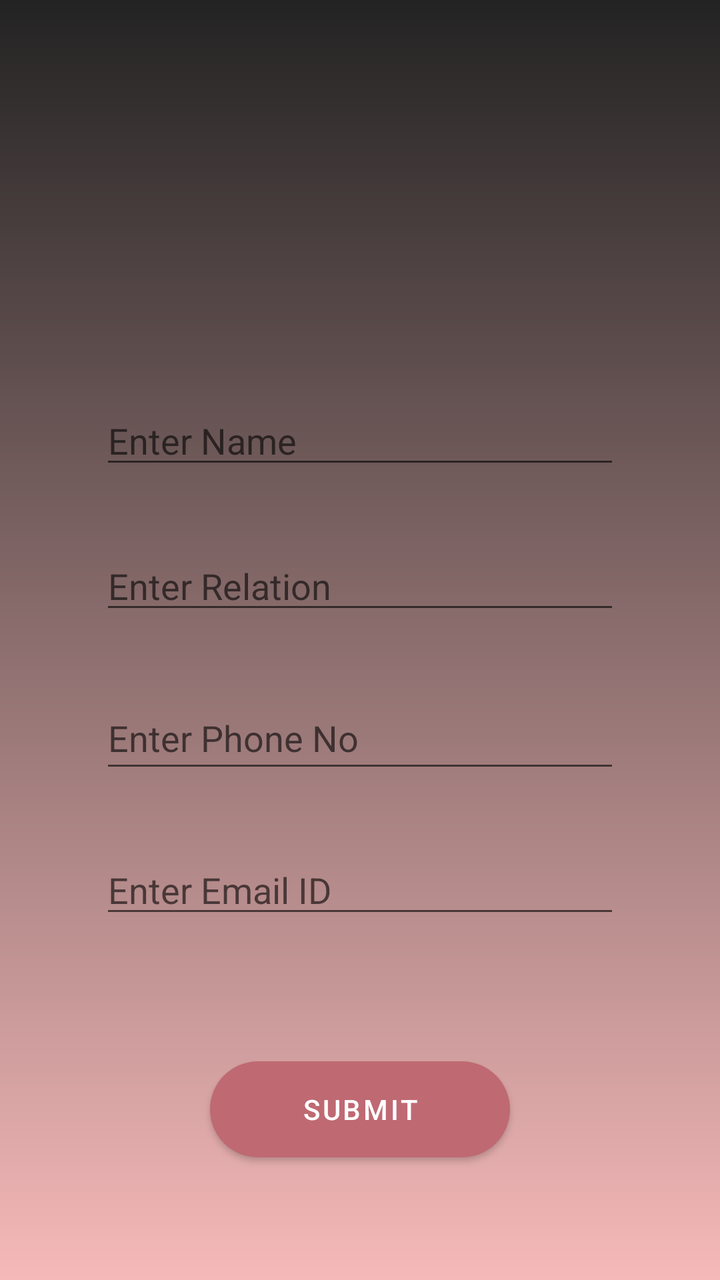
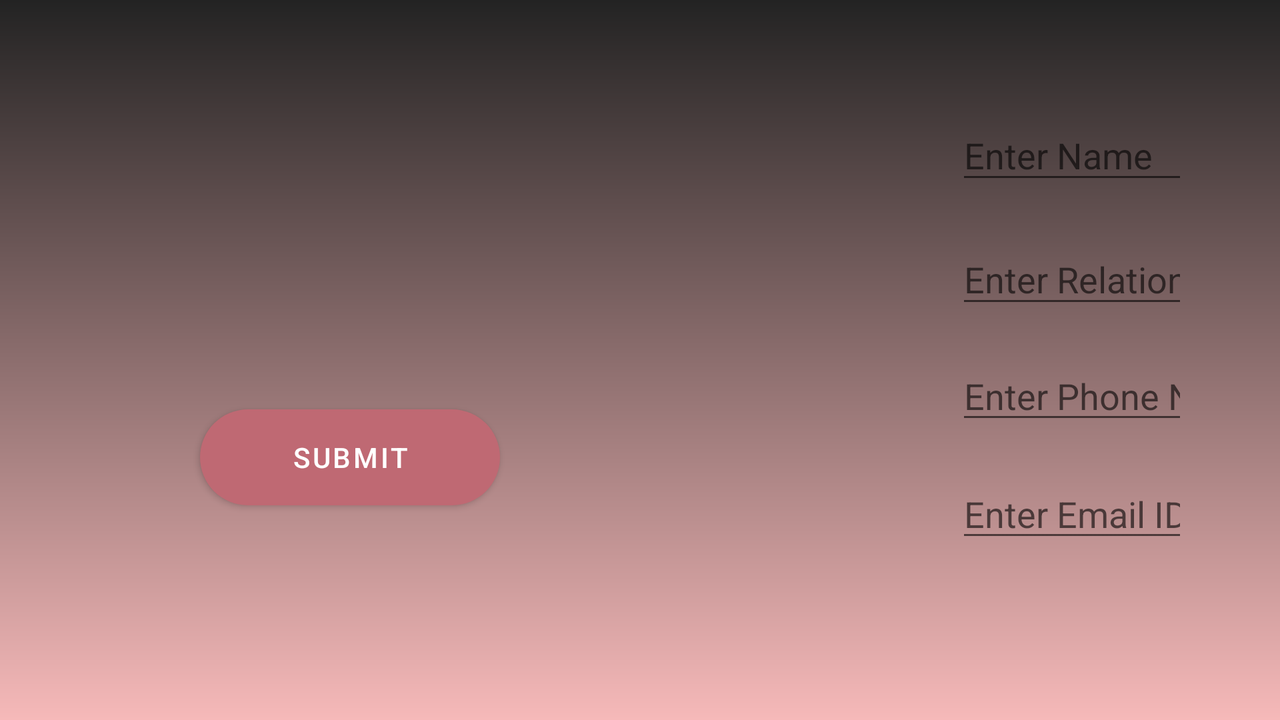

An Android layout and its configuration variant, each rendered on a device that would load it. The default file and the variant file are quoted in full after the pictures.
<!-- AndroidManifest.xml: application theme AppTheme -->
<!-- res/layout/fragment_add_guardian.xml -->
<?xml version="1.0" encoding="utf-8"?>
<layout xmlns:android="http://schemas.android.com/apk/res/android"
    xmlns:app="http://schemas.android.com/apk/res-auto"
    xmlns:tools="http://schemas.android.com/tools"
    tools:context="com.nikhil.guardian.guardiandetail.AddGuardian">

    <androidx.constraintlayout.widget.ConstraintLayout
        android:id="@+id/frameLayout2"
        android:layout_width="match_parent"
        android:layout_height="match_parent"
        android:background="@drawable/gardient_white_to_black"
        android:padding="50dp"
     >

        <ImageView
            android:id="@+id/image"
            android:layout_width="110dp"
            android:layout_height="100dp"
            android:src="@drawable/user"
            app:layout_constraintBottom_toTopOf="@+id/editName"
            app:layout_constraintEnd_toEndOf="parent"
            app:layout_constraintHorizontal_bias="0.498"
            app:layout_constraintStart_toStartOf="parent"
            app:layout_constraintTop_toTopOf="parent"
            android:contentDescription="@string/todo" />

        <EditText
            android:id="@+id/editName"
            android:layout_width="0dp"
            android:layout_height="wrap_content"
            android:layout_marginTop="25dp"
            android:autofillHints=""
            android:ems="10"
            android:hint="@string/enter_name"
            android:inputType="textPersonName"
            app:layout_constraintBottom_toTopOf="@+id/editRelation"
            app:layout_constraintEnd_toEndOf="parent"
            app:layout_constraintStart_toStartOf="parent"
            app:layout_constraintTop_toBottomOf="@+id/image"
            tools:ignore="TextContrastCheck,TouchTargetSizeCheck,VisualLintTextFieldSize" />

        <EditText
            android:id="@+id/editRelation"
            android:layout_width="0dp"
            android:layout_height="wrap_content"
            android:layout_marginTop="20dp"
            android:ems="10"
            android:hint="@string/enter_relation"
            android:inputType="textPersonName"
            app:layout_constraintBottom_toTopOf="@+id/editPhone"
            app:layout_constraintEnd_toEndOf="parent"
            app:layout_constraintStart_toStartOf="parent"
            app:layout_constraintTop_toBottomOf="@+id/editName"
            tools:ignore="Autofill,TextContrastCheck,TouchTargetSizeCheck,VisualLintTextFieldSize" />

        <EditText
            android:id="@+id/editPhone"
            android:layout_width="match_parent"
            android:layout_height="wrap_content"
            android:layout_marginTop="20dp"
            android:ems="10"
            android:hint="@string/enter_phone_no"
            android:inputType="number"
            android:minHeight="48dp"
            app:layout_constraintBottom_toTopOf="@+id/editEmail"
            app:layout_constraintEnd_toEndOf="parent"
            app:layout_constraintStart_toStartOf="parent"
            app:layout_constraintTop_toBottomOf="@+id/editRelation"
            tools:ignore="Autofill,TextFields,VisualLintTextFieldSize" />

        <EditText
            android:id="@+id/editEmail"
            android:layout_width="match_parent"
            android:layout_height="wrap_content"
            android:layout_marginTop="20dp"

            android:ems="10"
            android:hint="@string/enter_email_id"
            android:inputType="textPersonName"
            app:layout_constraintBottom_toTopOf="@+id/submitDetail"
            app:layout_constraintEnd_toEndOf="parent"
            app:layout_constraintStart_toStartOf="parent"
            app:layout_constraintTop_toBottomOf="@+id/editPhone"
            tools:ignore="Autofill,TextFields,TouchTargetSizeCheck,VisualLintTextFieldSize" />

        <Button
            android:id="@+id/submitDetail"
            android:layout_width="150dp"
            android:layout_height="wrap_content"
            android:layout_marginTop="55dp"
            android:background="@drawable/capsulebtn"
            android:text="@string/submit"
            app:layout_constraintBottom_toBottomOf="parent"
            app:layout_constraintEnd_toEndOf="parent"
            app:layout_constraintStart_toStartOf="parent"
            app:layout_constraintTop_toBottomOf="@+id/editEmail"
            app:layout_constraintVertical_bias="0.0"
            tools:ignore="TextContrastCheck" />
    </androidx.constraintlayout.widget.ConstraintLayout>
</layout>
<!-- resources referenced by this layout -->
<resources>
  <!-- drawable capsulebtn (drawable) -->
  <?xml version="1.0" encoding="utf-8"?>
  <shape xmlns:android="http://schemas.android.com/apk/res/android"
      android:shape="rectangle" >
  
      <corners
          android:bottomLeftRadius="30dp"
          android:bottomRightRadius="30dp"
          android:radius="60dp"
          android:topLeftRadius="30dp"
          android:topRightRadius="30dp" />
  
      <solid android:color="#969192" />
  
      <padding
          android:bottom="0dp"
          android:left="0dp"
          android:right="0dp"
          android:top="0dp" />
  </shape>
  <!-- drawable gardient_white_to_black (drawable) -->
  <shape xmlns:android="http://schemas.android.com/apk/res/android">
      <gradient
          android:startColor="#F6B9B9"
          android:endColor="#232323"
          android:angle="90"
          />
  </shape>
  <string name="enter_email_id">Enter Email ID</string>
  <string name="enter_name">Enter Name</string>
  <string name="enter_phone_no">Enter Phone No</string>
  <string name="enter_relation">Enter Relation</string>
  <string name="submit">Submit</string>
  <string name="todo">TODO</string>
  <style name="AppTheme" parent="Theme.MaterialComponents.Light.DarkActionBar">
          
          <item name="colorPrimary">#BF6973</item>
          <item name="colorPrimaryDark">#BF4351</item>
          <item name="colorAccent">#CD5656</item>
  
          
          <item name="buttonStyle">@style/RoundedButtonStyle</item>
      </style>
  <style name="RoundedButtonStyle" parent="Widget.AppCompat.Button">
          <item name="android:background">@drawable/rounded_button_background</item>
          
      </style>
  <!-- drawable rounded_button_background (drawable) -->
  <shape xmlns:android="http://schemas.android.com/apk/res/android">
      <solid android:color="#EEEAEA" />
      <corners android:radius="40dp" /> 
  </shape>
</resources>
<!-- res/layout-land/fragment_add_guardian.xml (the repository's variant of the layout above) -->
<!-- drawn on the phone turned sideways -->
<?xml version="1.0" encoding="utf-8"?>
<layout xmlns:android="http://schemas.android.com/apk/res/android"
    xmlns:app="http://schemas.android.com/apk/res-auto"
    xmlns:tools="http://schemas.android.com/tools"
    tools:context="com.nikhil.guardian.guardiandetail.AddGuardian">

    <androidx.constraintlayout.widget.ConstraintLayout
        android:id="@+id/frameLayout2"
        android:layout_width="match_parent"
        android:layout_height="match_parent"
        android:background="@drawable/gardient_white_to_black"
        android:padding="50dp"
     >

        <ImageView
            android:id="@+id/image"
            android:layout_width="110dp"
            android:layout_height="100dp"
            android:layout_marginStart="68dp"
            android:layout_marginTop="28dp"
            android:contentDescription="@string/todo"
            android:src="@drawable/user"
            app:layout_constraintStart_toStartOf="parent"
            app:layout_constraintTop_toTopOf="parent" />

        <EditText
            android:id="@+id/editName"
            android:layout_width="296dp"
            android:layout_height="42dp"
            android:layout_marginStart="250dp"
            android:layout_marginTop="5dp"
            android:autofillHints=""
            android:ems="10"
            android:hint="@string/enter_name"
            android:inputType="textPersonName"
            app:layout_constraintStart_toEndOf="@+id/image"
            app:layout_constraintTop_toTopOf="parent"
            tools:ignore="TextContrastCheck,TouchTargetSizeCheck" />

        <EditText
            android:id="@+id/editRelation"
            android:layout_width="296dp"
            android:layout_height="42dp"
            android:layout_marginStart="250dp"
            android:layout_marginTop="20dp"
            android:ems="10"
            android:hint="@string/enter_relation"
            android:inputType="textPersonName"
            app:layout_constraintStart_toEndOf="@+id/image"
            app:layout_constraintTop_toBottomOf="@+id/editName"
            tools:ignore="Autofill,TextContrastCheck,TouchTargetSizeCheck" />

        <EditText
            android:id="@+id/editPhone"
            android:layout_width="294dp"
            android:layout_height="38dp"
            android:layout_marginStart="250dp"
            android:layout_marginTop="20dp"
            android:ems="10"
            android:hint="@string/enter_phone_no"
            android:inputType="number"
            app:layout_constraintStart_toEndOf="@+id/image"
            app:layout_constraintTop_toBottomOf="@+id/editRelation"
            tools:ignore="Autofill,TextContrastCheck,TextFields,TouchTargetSizeCheck" />

        <EditText
            android:id="@+id/editEmail"
            android:layout_width="292dp"
            android:layout_height="39dp"

            android:layout_marginStart="250dp"
            android:layout_marginTop="20dp"
            android:ems="10"
            android:hint="@string/enter_email_id"
            android:inputType="textPersonName"
            app:layout_constraintStart_toEndOf="@+id/image"
            app:layout_constraintTop_toBottomOf="@+id/editPhone"
            tools:ignore="Autofill,TextFields,TouchTargetSizeCheck" />

        <Button
            android:id="@+id/submitDetail"
            android:layout_width="150dp"
            android:layout_height="wrap_content"
            android:layout_marginStart="50dp"
            android:layout_marginTop="1dp"
            android:layout_marginBottom="32dp"
            android:background="@drawable/capsulebtn"
            android:text="@string/submit"
            app:layout_constraintBottom_toBottomOf="parent"
            app:layout_constraintStart_toStartOf="parent"
            app:layout_constraintTop_toBottomOf="@+id/image"
            tools:ignore="TextContrastCheck" />
    </androidx.constraintlayout.widget.ConstraintLayout>
</layout>
